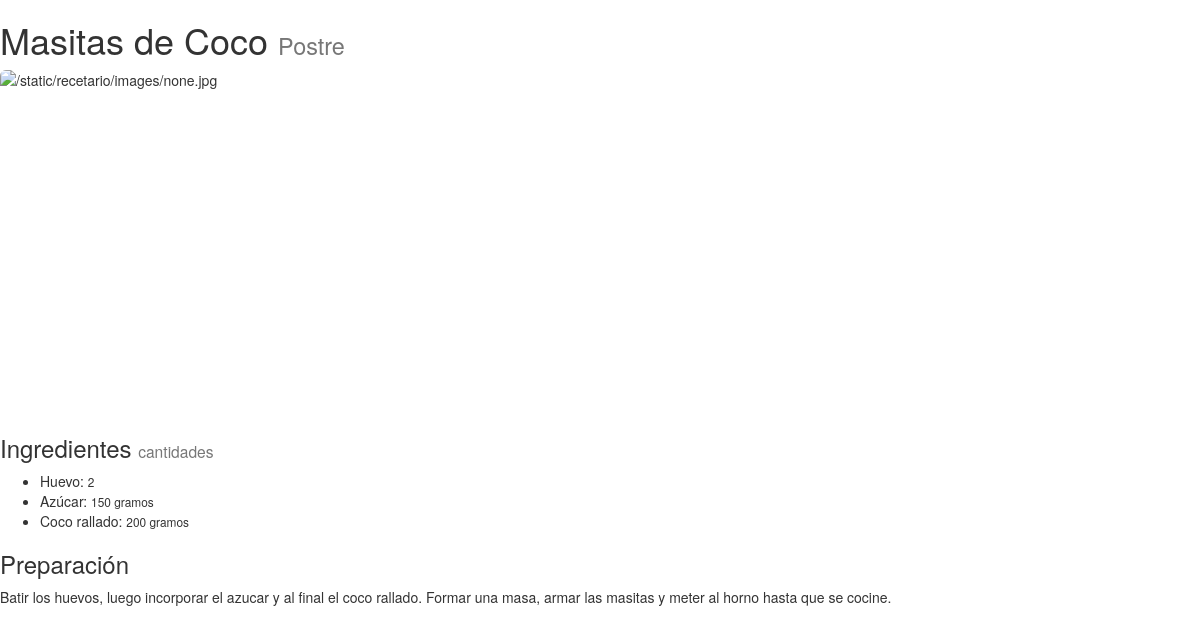
Screenshot of /recetario/recetas/1/ with the database file from the repository.
### recetario/models.py (models this page shows, shortened)
class Receta(models.Model):
	nombre = models.CharField(max_length=40)
	categoria = models.ForeignKey(Categoria)
	ingredientes = models.ManyToManyField(Ingrediente, through='DetalleReceta')
	preparacion = models.TextField()

class Categoria(models.Model):
	nombre = models.CharField(max_length=20)

class DetalleReceta(models.Model):
    cantidad = models.CharField(max_length=20)
    receta = models.ForeignKey(Receta)
    ingrediente = models.ForeignKey(Ingrediente)

class Ingrediente(models.Model):
	nombre = models.CharField(max_length=30)
	def __unicode__(self):
		return self.nombre

### recetario/views.py (the view)
# urls.py: url(r'^recetas/(?P<pk>[0-9]+)/$', views.RecetaDetail.as_view(), name='detallereceta'),
class RecetaDetail(generic.DetailView):
    model = Receta
    context_object_name = 'receta'

### recetario/templates/recetario/receta_detail.html (shortened to what this page needs)
{% load staticfiles %}
<!DOCTYPE html>
<html>
<head>
  <link rel="stylesheet" href="http://maxcdn.bootstrapcdn.com/bootstrap/3.3.5/css/bootstrap.min.css">
</head>
<body>
	<h1>{{ receta.nombre }} <small>{{ receta.categoria.nombre }}</small></h1>
	<img class="img-rounded img-responsive" src="{% static 'recetario/images/bunuelo.jpg' %}" alt="{% static "recetario/images/none.jpg" %}"
	width="460" height="345">
	<h3>Ingredientes <small>cantidades</small></h3>
		<ul>
		{% for detalle in receta.detallereceta_set.all %}
			<li>{{ detalle.ingrediente }}: <small>{{ detalle.cantidad }}</small></li>
		{% endfor %}
		</ul>
	<h3>Preparación</h3>
	<p>{{ receta.preparacion }}</p>
</body>
</html>

### rows the page displays
Receta: nombre "Masitas de Coco", categoria.nombre "Postre", preparacion "Batir los huevos, luego incorporar el azucar y al final el coco rallado. Formar una masa, armar las masitas y meter al horno hasta que se cocine."
DetalleReceta: ingrediente "Huevo", cantidad "2"
DetalleReceta: ingrediente "Azúcar", cantidad "150 gramos"
DetalleReceta: ingrediente "Coco rallado", cantidad "200 gramos"
